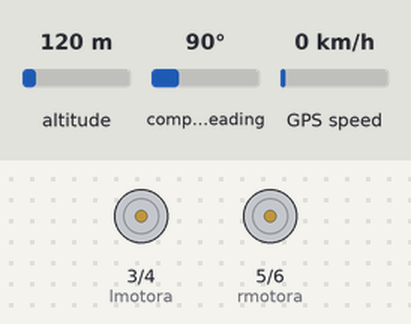
Bench run of a sketch on a simulated Arduino Mega 2560, built with avr-gcc and run on an emulated ATmega2560. Parts: motor-driver pin pairs drawn as motors (green arrow = first pin HIGH = forward, orange = second pin HIGH = backward, longer = more drive). Wiring (inferred from the names in the program): HMC5883L compass at I2C address 0x1E. The inputs (shaded band) are chosen by the test bench; at power-on: compass heading 90°, altitude 120 m, GPS speed 0 km/h. The GPS gets a fix after 3 s at 37.7749, -122.4194 with 8 satellites.

Above: at 4.3 s.
4.4 s: compass heading set to 97°
At 5.5 s:
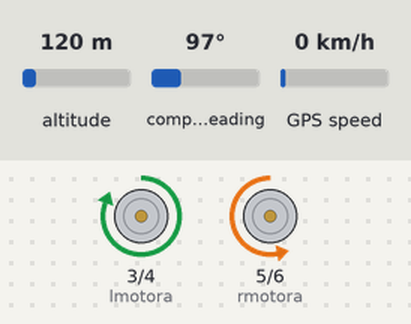
At 10.0 s:
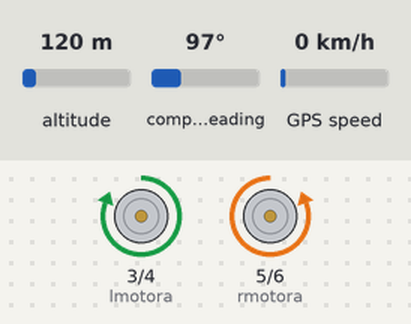
Timing chart, 0 to 11.5 s (numbered marks = the images above; inputs shaded):
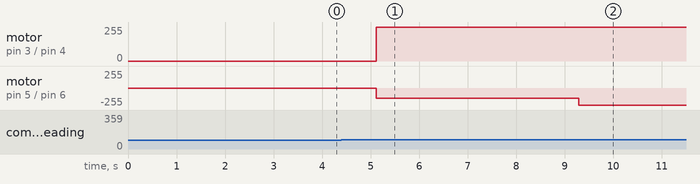

The sketch:

Overall_code.ino
```cpp
#include <TinyGPS.h>
#include <Wire.h>

#define address 0x1E //0011110b, I2C 7bit address of HMC5883
TinyGPS gps;

bool feedgps();

#define lmotora 3
#define lmotorb 4
#define rmotora 5
#define rmotorb 6

#define IRemitter 2
#define IRpin A0

int ambientIR;
int groundIR;
int IRvalue[10];
int tolerance = 5;

bool newData = false;

// Destination Coordinates

//float finaldestlat=15.39243;
//float finaldestlon=73.87515;
float finaldestlat;
float finaldestlon;


void setup()
{
  Serial2.begin(9600);          // GPS Communication
  Serial.begin(9600);
  Serial1.begin(9600);          //Bluetooth Commn.
  delay(100);                   // Power up delay

  //
  pinMode(lmotora,OUTPUT);
  pinMode(lmotorb,OUTPUT);
  pinMode(rmotora,OUTPUT);
  pinMode(rmotorb,OUTPUT);

  pinMode(IRemitter, INPUT);
  digitalWrite(IRemitter, LOW);     //IR emitter setup as OFF

  Wire.begin();
  Wire.beginTransmission(address); //open communication with HMC5883
  Wire.write(0x01); //select CRB
  Wire.write(0x00); //Gain configuration gain=1370; +-0.88 gauss. Earth's magnetic field 0.25-0.65 gauss
  Wire.endTransmission();

  Wire.beginTransmission(address); //open communication with HMC5883
  Wire.write(0x02); //select mode register
  Wire.write(0x00); //continuous measurement mode
  Wire.endTransmission();

  Serial1.println("Enter the Latitude (15.39243 as 15392.43): ");
  while(Serial1.available()==0);
  finaldestlat=Serial1.parseFloat()/1000;

  Serial1.println("Enter the Longitude (73.87515 as 73875.15): ");
  while(Serial1.available()==0);
  finaldestlon=Serial1.parseFloat()/1000;
}

void stopmotor()
{
analogWrite(lmotora,0);
analogWrite(lmotorb,0);

analogWrite(rmotorb,0);
analogWrite(rmotora,0);

}
void forward()
{
analogWrite(lmotora,255);
analogWrite(lmotorb,0);

analogWrite(rmotorb,255);
analogWrite(rmotora,0);
delay(10000);

}

void left(float angle)
{
 analogWrite(lmotora,150);
analogWrite(lmotorb,0);

analogWrite(rmotorb,255);
analogWrite(rmotora,0);
delay(angle*1000/24);

}

void right(float angle)
{
 analogWrite(lmotora,255);
analogWrite(lmotorb,0);

analogWrite(rmotorb,150);
analogWrite(rmotora,0);
delay(angle*1000/24);
}

float findroute();

void loop()
{

  bool newData = false;
  unsigned long chars;
  unsigned short sentences, failed;

  // For one second we parse GPS data and report some key values
  for (unsigned long start = millis(); millis() - start < 1000;)
  {
    while (Serial2.available())
    {
      char c = Serial2.read();

      if (gps.encode(c)) // Did a new valid sentence come in?
        newData = true;
    }
  }

  float flat, flon;
    unsigned long age;
    gps.f_get_position(&flat, &flon, &age);
    flat == TinyGPS::GPS_INVALID_F_ANGLE ? 0.0 : flat, 6;
    flon == TinyGPS::GPS_INVALID_F_ANGLE ? 0.0 : flon, 6;


    float distance = sqrt(sq(finaldestlon-flon)+sq(finaldestlat-flat));     //Distance form the destination

    if (distance<0.000100)// 4m buffer
    {
    //forward();
    Serial1.print("motor Stop : Destination");    // Destination reached
    stopmotor();
    delay(5000);// to stop the motor for 5 seconds after reaching destination
    exit(0);
    }

    else
    {

      float tilt_angle=findroute();

      if(tilt_angle>0)
      {right(tilt_angle);Serial1.print(" Right ");}

      else
      {left((tilt_angle));Serial1.print(" Left ");}    //negative changed to positive tilt_angle
    }

    Serial1.println(" Forward");
    forward();
}


bool feedgps()
{
  while (Serial2.available())
  {
    if (gps.encode(Serial2.read()))
    { newData=true;
      return true;
    }
  }
  return false;
}


float findroute()
{
  bool newData = false;
  unsigned long chars;
  unsigned short sentences, failed;

  // For one second we parse GPS data and report some key values
  for (unsigned long start = millis(); millis() - start < 1000;)
  {
    while (Serial2.available())
    {
      char c = Serial2.read();
      // Serial.write(c); // uncomment this line if you want to see the GPS data flowing
      if (gps.encode(c)) // Did a new valid sentence come in?
        newData = true;
    }
  }
  float flat, flon;
  if (1)
  {

    unsigned long age;
    gps.f_get_position(&flat, &flon, &age);
    Serial1.print(flat == TinyGPS::GPS_INVALID_F_ANGLE ? 0.0 : flat, 6);
    Serial1.print("  ");
    Serial1.print(flon == TinyGPS::GPS_INVALID_F_ANGLE ? 0.0 : flon, 6);

  }

  int x,y,z; //triple axis data
  //Tell the HMC5883L where to begin reading data
 Wire.beginTransmission(address);
 Wire.write(0x03); //select register 3, X MSB register
 Wire.endTransmission();

 //Read data from each axis, 2 registers per axis
  Wire.requestFrom(address, 6);

  if(Wire.available()!=0)
  {
    x = Wire.read()<<8; //X msb   // x=Wire.read()*256;  //x=x+Wire.read();
    x |= Wire.read(); //X lsb
    z = Wire.read()<<8; //Z msb
    z |= Wire.read(); //Z lsb
    y = Wire.read()<<8; //Y msb
    y |= Wire.read(); //Y lsb
  }
  float heading = atan2(x,y);
   heading = heading * 180/M_PI;

    // Correct for when signs are reversed.
 if(heading < 0)
 {    heading = -heading;  }

  // Check for wrap due to addition of declination.
 else
 {    heading = 360-heading;  }


  Serial1.print("   heading: ");
  Serial1.print(heading);


  float goto_angle = atan2((finaldestlon-flon),(finaldestlat-flat));
  goto_angle = goto_angle * 180/M_PI;

  // Correct for when signs are reversed.
  if(goto_angle < 0){    goto_angle = 360+goto_angle;  }

  // Check for wrap due to addition of declination.

  Serial1.print("  goto_angle: ");
  Serial1.print(goto_angle);

  float angle_tilt=goto_angle-heading;
  Serial1.print("  angle_tilt: ");
  Serial1.print(angle_tilt);

  return angle_tilt;

}

boolean readIR()
{
  int sum = 0;
  for(int i=0;i<10;i++) {
    digitalWrite(IRemitter,LOW);           // turning the IR LEDs off to read the IR coming from the ambient
    delay(1);                                             // minimum delay necessary to read values
    ambientIR = analogRead(IRpin);  // storing IR coming from the ambient
    digitalWrite(IRemitter,HIGH);          // turning the IR LEDs on to read the IR coming from the obstacle
    delay(1);                                             // minimum delay necessary to read values
    groundIR = analogRead(IRpin);  // storing IR coming from the obstacle
    IRvalue[i] = ambientIR-groundIR;   // calculating changes in IR values and storing it for future average
    sum += IRvalue[i];
  }
  if(sum >= tolerance)              //the aggregrate difference between ambient and ground
  return true;                      //ground is present
  else
  return false;

}
```

Measured:
- the behaviour switches between 90 and 91° on compass heading (found by bisection; images 0 and 1)
- after the input at 4.4 s, motor on pin 3 (lmotora) / pin 4 (lmotorb): stopped → forward 255/255 after 0.72 s; motor on pin 5 (rmotora) / pin 6 (rmotorb): stopped → backward 150/255 after 0.72 s, → backward 255/255 4.2 s later
